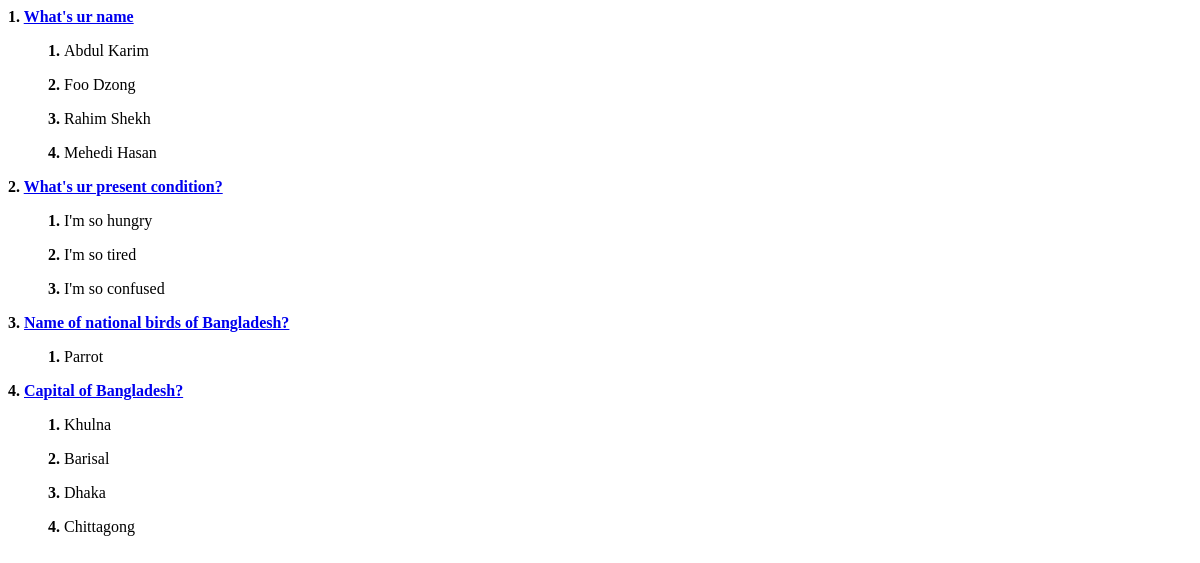
/polls/, run on an earlier commit of the app's database.
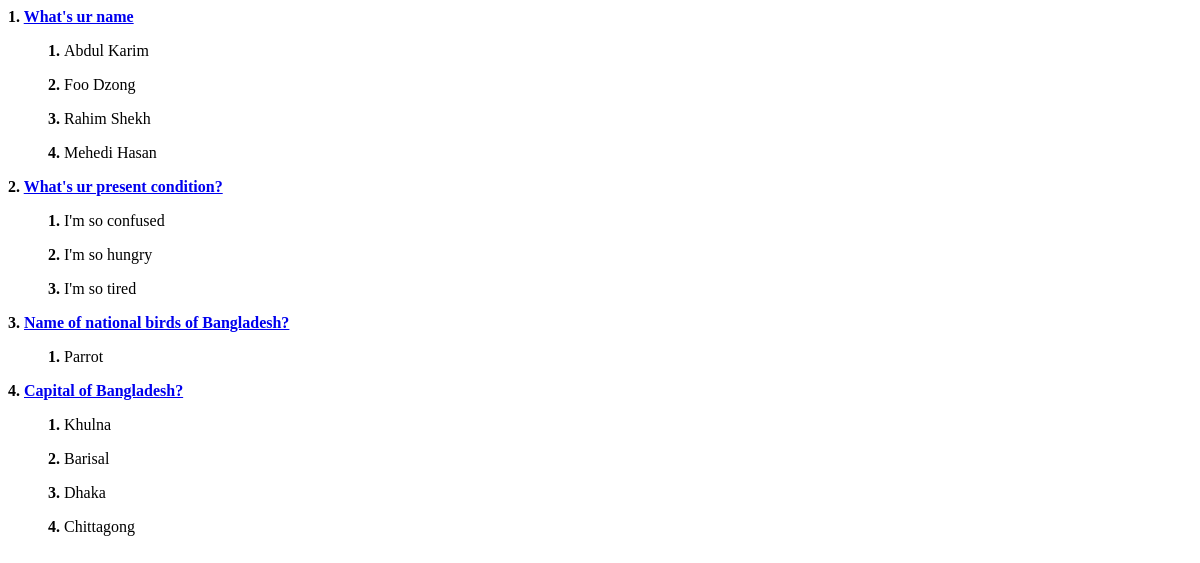
And on a later commit of the database.
### polls/models.py (models this page shows, shortened)
class Question(models.Model):
    question_text = models.CharField(max_length=200)
    pub_date = models.DateTimeField('date published')

class Choice(models.Model):
    question = models.ForeignKey(Question)
    title = models.CharField(max_length=200)
    votes = models.IntegerField(default=0)
    class Meta:
        ordering = ['votes']

### polls/views.py (the view)
def index(request):
    lists = models.Question.objects.order_by()[:5]
    return render(request,'polls/index.html',{'lists':lists})

### polls/templates/polls/index.html (shortened to what this page needs)
{% if lists %}
        {% for list in lists %}
            <div>
                <b>{{ forloop.counter}}. <a href="{% url 'polls:details' list.id %}">{{ list.question_text}}</a></b>
            </div>
            {% for choice in list.choice_set.all %}
              <ul style="list-style:none;">
                   <li><b>{{forloop.counter}}. </b>{{ choice.title }}</li>
               </ul>
            {% endfor %}
        {% endfor %}
{% else %}
    <p>No polls are available</p>
{% endif %}

What changed in the data, as far as the page shows it:
changed Choice "I'm so confused": moves up the list
